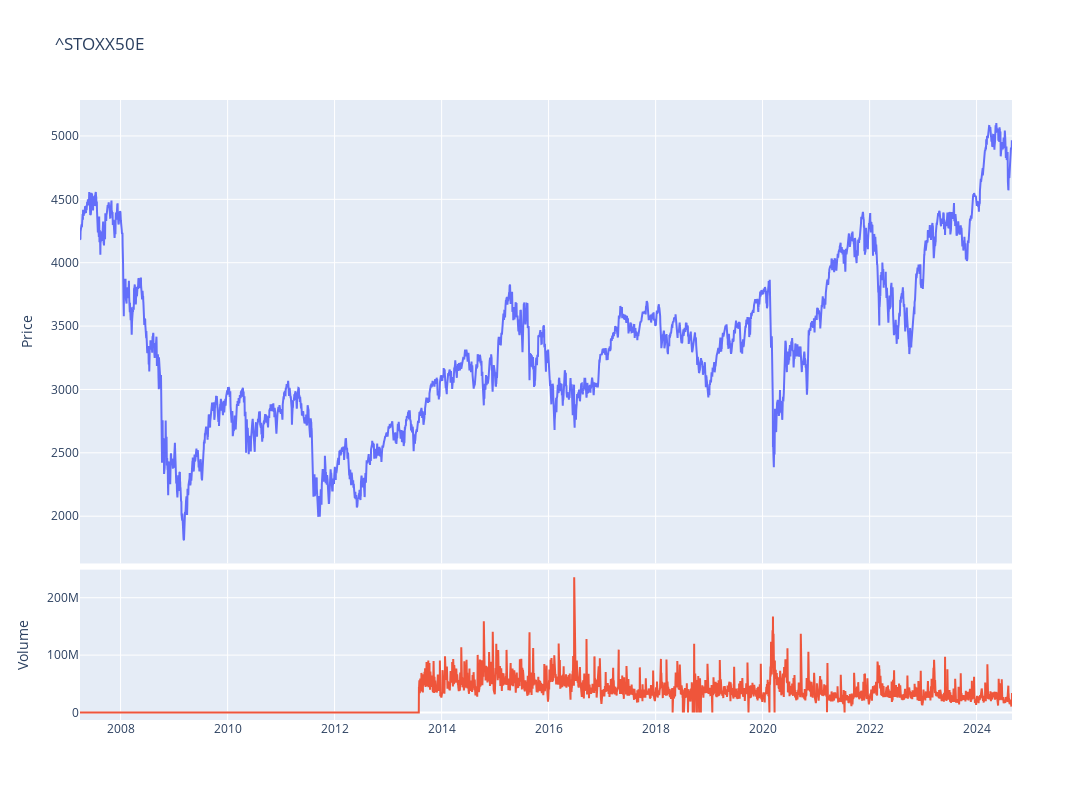

The notebook cell this image was saved under:
### Code cell
fig = make_subplots(rows=4, cols=1,shared_xaxes=True,vertical_spacing=0.01,specs=[[{'rowspan':3,'colspan':1}],[None],[None],[{'rowspan':1,'colspan':1}]])

# Graph (1,1)
fig.add_trace(go.Scatter(x=stock_ticker.index,y=stock_ticker['Adj Close'],mode="lines",name=f"{ticker}"),row=1, col=1)
# Update xaxis properties
fig.update_yaxes(title_text="Price", row=1, col=1)

# Graph (4,1)
fig.add_trace(go.Scatter(x=stock_ticker.index,y=stock_ticker['Volume'],mode="lines",name='Volume'),row=4, col=1)
fig.update_yaxes(title_text="Volume", row=4, col=1)

fig.update_layout(height=800, width=1300,showlegend=False,title=f"{ticker}")

fig.show()

### Figure 1 — Plotly figure (JSON) as saved in the notebook; plotly's stock layout.template omitted (floating-point values rounded to 4 significant figures; data arrays with more than 128 entries replaced by an {"elided": "..."} marker saying what was removed)
{"data": [{"mode": "lines", "name": "^STOXX50E", "type": "scatter", "x": {"elided": "4369 str values"}, "xaxis": "x", "y": {"elided": "4369 float values"}, "yaxis": "y"}, {"mode": "lines", "name": "Volume", "type": "scatter", "x": {"elided": "4369 str values"}, "xaxis": "x2", "y": {"elided": "4369 int values"}, "yaxis": "y2"}], "layout": {"height": 800, "showlegend": false, "title": {"text": "^STOXX50E"}, "width": 1300, "xaxis": {"anchor": "y", "domain": [0, 1], "matches": "x2", "showticklabels": false}, "xaxis2": {"anchor": "y2", "domain": [0, 1]}, "yaxis": {"anchor": "x", "domain": [0.2525, 1], "title": {"text": "Price"}}, "yaxis2": {"anchor": "x2", "domain": [0, 0.2425], "title": {"text": "Volume"}}}}
